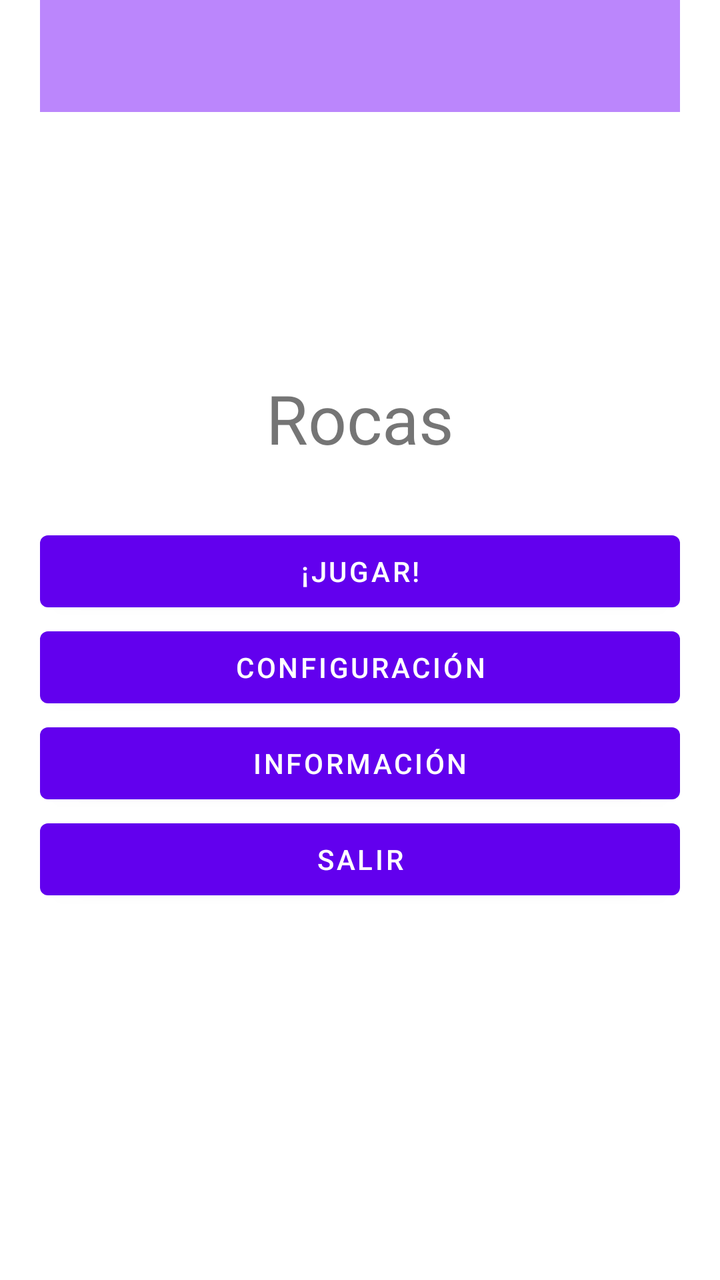
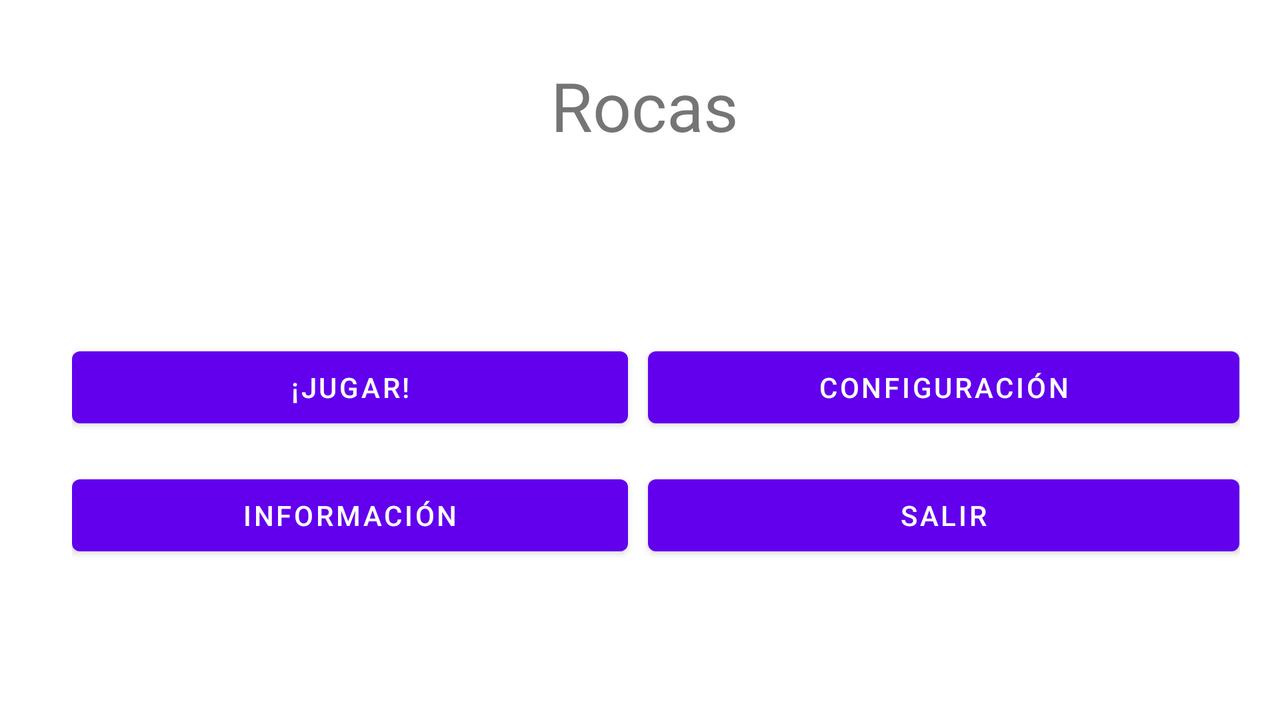

Compare how this app lays out the same screen by default and in its alternative resource folder. The renders come first, then the two layout files and the values they reference.
<!-- AndroidManifest.xml: application theme Theme.Rocas -->
<!-- res/layout/activity_main.xml -->
<?xml version="1.0" encoding="utf-8"?>
<RelativeLayout xmlns:android="http://schemas.android.com/apk/res/android"
    xmlns:app="http://schemas.android.com/apk/res-auto"
    xmlns:tools="http://schemas.android.com/tools"
    android:layout_width="match_parent"
    android:layout_height="match_parent"
    android:gravity="center"
    android:orientation="vertical"
    android:paddingLeft="20dp"
    android:paddingRight="20dp"
    tools:context=".MainActivity">

    

    <include
        android:id="@+id/tool_bar"
        layout="@layout/tool_bar"></include>

    <LinearLayout
        android:layout_width="match_parent"
        android:layout_height="match_parent"
        android:gravity="center"
        android:orientation="vertical">

        <TextView
            android:id="@+id/textView"
            android:layout_width="wrap_content"
            android:layout_height="wrap_content"
            android:gravity="center"
            android:paddingBottom="30dp"
            android:text="Rocas"
            android:textSize="34sp" />

        <Button
            android:id="@+id/button"
            android:layout_width="match_parent"
            android:layout_height="wrap_content"
            android:text="@string/inicio" />

        <Button
            android:id="@+id/button5"
            android:layout_width="match_parent"
            android:layout_height="wrap_content"
            android:text="@string/config" />

        <Button
            android:id="@+id/button7"
            android:layout_width="match_parent"
            android:layout_height="wrap_content"
            android:onClick="ejecutar_info"
            android:text="@string/d_adicional" />

        <Button
            android:id="@+id/button6"
            android:layout_width="match_parent"
            android:layout_height="wrap_content"
            android:onClick="salir_app"
            android:text="@string/salir" />
    </LinearLayout>

</RelativeLayout>
<!-- res/layout/tool_bar.xml (included above) -->
<?xml version="1.0" encoding="utf-8"?>
<androidx.appcompat.widget.Toolbar xmlns:android="http://schemas.android.com/apk/res/android"
    android:layout_width="match_parent"
    android:layout_height="wrap_content"
    android:background="@color/purple_200"
 />
<!-- resources referenced by this layout -->
<resources>
  <string name="config">Configuración</string>
  <string name="d_adicional">Información</string>
  <string name="inicio">¡Jugar!</string>
  <string name="salir">Salir</string>
  <style name="Theme.Rocas" parent="Theme.MaterialComponents.DayNight.NoActionBar">
          
          <item name="colorPrimary">@color/purple_500</item>
          <item name="colorPrimaryVariant">@color/purple_700</item>
          <item name="colorOnPrimary">@color/white</item>
          
          <item name="colorSecondary">@color/teal_200</item>
          <item name="colorSecondaryVariant">@color/teal_700</item>
          <item name="colorOnSecondary">@color/black</item>
          
          <item name="android:statusBarColor" tools:targetApi="l">?attr/colorPrimaryVariant</item>
          
  
          <item name="windowActionBar">false</item>
          <item name="windowNoTitle">true</item>
      </style>
</resources>
<!-- res/layout-land/activity_main.xml (the repository's variant of the layout above) -->
<!-- drawn on the phone turned sideways -->
<?xml version="1.0" encoding="utf-8"?>
<LinearLayout xmlns:android="http://schemas.android.com/apk/res/android"
    android:layout_width="match_parent"
    android:layout_height="match_parent"
    android:gravity="center_horizontal"
    android:orientation="vertical"
    android:paddingLeft="16dp">

    <TextView
        android:id="@+id/textView2"
        android:layout_width="105dp"
        android:layout_height="wrap_content"
        android:paddingTop="30dp"
        android:text="@string/app_name"
        android:textSize="34sp" />

    <TableLayout
        android:layout_width="match_parent"
        android:layout_height="match_parent"
        android:gravity="center_vertical"
        android:paddingLeft="20dp"
        android:paddingRight="20dp"
        android:stretchColumns="*">

        <TableRow
            android:layout_width="match_parent"
            android:layout_height="match_parent"
            android:gravity="center"
            android:paddingVertical="16dp">

            <Button
                android:id="@+id/button2"
                android:layout_width="wrap_content"
                android:layout_height="wrap_content"
                android:paddingLeft="16dp"
                android:paddingRight="16dp"
                android:text="@string/inicio" />

            <Button
                android:id="@+id/button3"
                android:layout_width="wrap_content"
                android:layout_height="wrap_content"
                android:insetLeft="10dp"
                android:text="@string/config" />
        </TableRow>

        <TableRow
            android:layout_width="match_parent"
            android:layout_height="match_parent"
            android:gravity="center">

            <Button
                android:id="@+id/button4"
                android:layout_width="wrap_content"
                android:layout_height="wrap_content"
                android:onClick="ejecutar_info"
                android:text="@string/d_adicional" />

            <Button
                android:id="@+id/button8"
                android:layout_width="wrap_content"
                android:layout_height="wrap_content"
                android:insetLeft="10dp"
                android:onClick="salir_app"
                android:text="@string/salir" />
        </TableRow>

    </TableLayout>
</LinearLayout>
<!-- resources referenced by the variant -->
<!-- as the phone turned sideways resolves them -->
<resources>
  <string name="app_name">Rocas</string>
  <string name="config">Configuración</string>
  <string name="d_adicional">Información</string>
  <string name="inicio">¡Jugar!</string>
  <string name="salir">Salir</string>
  <style name="Theme.Rocas" parent="Theme.MaterialComponents.DayNight.NoActionBar">
          
          <item name="colorPrimary">@color/purple_500</item>
          <item name="colorPrimaryVariant">@color/purple_700</item>
          <item name="colorOnPrimary">@color/white</item>
          
          <item name="colorSecondary">@color/teal_200</item>
          <item name="colorSecondaryVariant">@color/teal_700</item>
          <item name="colorOnSecondary">@color/black</item>
          
          <item name="android:statusBarColor" tools:targetApi="l">?attr/colorPrimaryVariant</item>
          
  
          <item name="windowActionBar">false</item>
          <item name="windowNoTitle">true</item>
      </style>
</resources>
